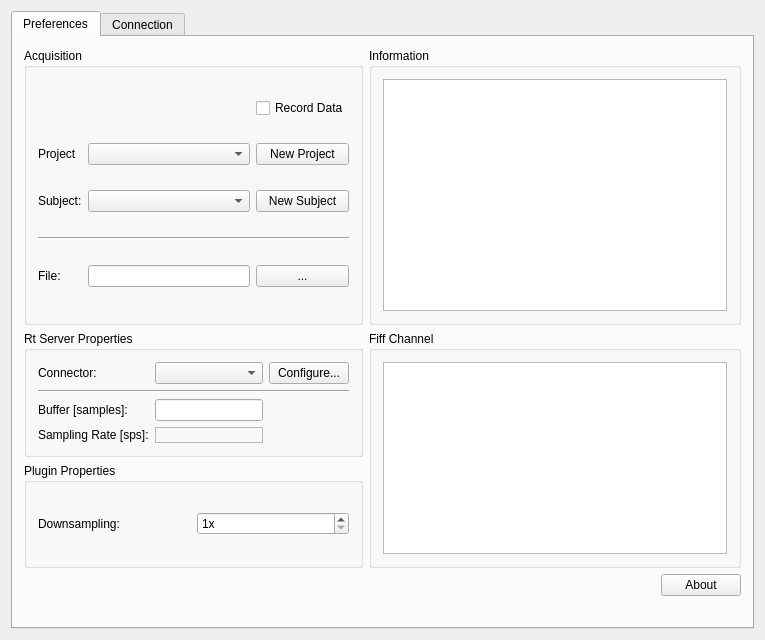
<?xml version="1.0" encoding="UTF-8"?>
<ui version="4.0">
 <class>NeuromagSetupWidgetClass</class>
 <widget class="QWidget" name="NeuromagSetupWidgetClass">
  <property name="geometry">
   <rect>
    <x>0</x>
    <y>0</y>
    <width>765</width>
    <height>640</height>
   </rect>
  </property>
  <property name="windowTitle">
   <string>RTServerSetupClass</string>
  </property>
  <layout class="QVBoxLayout" name="verticalLayout">
   <item>
    <widget class="QTabWidget" name="tabWidget">
     <property name="currentIndex">
      <number>0</number>
     </property>
     <widget class="QWidget" name="tab_pref">
      <attribute name="title">
       <string>Preferences</string>
      </attribute>
      <layout class="QVBoxLayout" name="verticalLayout_2">
       <item>
        <layout class="QGridLayout" name="m_qGridLayout_main">
         <item row="5" column="2">
          <widget class="QPushButton" name="m_qPushButton_About">
           <property name="text">
            <string>About</string>
           </property>
          </widget>
         </item>
         <item row="5" column="1">
          <spacer name="m_qHorizontalSpacer_About">
           <property name="orientation">
            <enum>Qt::Horizontal</enum>
           </property>
           <property name="sizeHint" stdset="0">
            <size>
             <width>40</width>
             <height>20</height>
            </size>
           </property>
          </spacer>
         </item>
         <item row="4" column="0">
          <widget class="QGroupBox" name="m_qGroupBox_PluginProperties">
           <property name="sizePolicy">
            <sizepolicy hsizetype="Minimum" vsizetype="Minimum">
             <horstretch>0</horstretch>
             <verstretch>0</verstretch>
            </sizepolicy>
           </property>
           <property name="minimumSize">
            <size>
             <width>0</width>
             <height>0</height>
            </size>
           </property>
           <property name="title">
            <string>Plugin Properties</string>
           </property>
           <property name="flat">
            <bool>false</bool>
           </property>
           <layout class="QGridLayout" name="m_qGridLayout_Properties">
            <item row="1" column="0">
             <widget class="QLabel" name="m_qLabel_Downsampling">
              <property name="text">
               <string>Downsampling: </string>
              </property>
             </widget>
            </item>
            <item row="1" column="1">
             <widget class="QSpinBox" name="m_qSpinBox_Downsampling">
              <property name="sizePolicy">
               <sizepolicy hsizetype="Minimum" vsizetype="Fixed">
                <horstretch>0</horstretch>
                <verstretch>0</verstretch>
               </sizepolicy>
              </property>
              <property name="suffix">
               <string>x</string>
              </property>
              <property name="minimum">
               <number>1</number>
              </property>
              <property name="maximum">
               <number>10</number>
              </property>
             </widget>
            </item>
           </layout>
          </widget>
         </item>
         <item row="3" column="0">
          <widget class="QGroupBox" name="m_qGroupBox_MneRtClientProperties">
           <property name="title">
            <string>Rt Server Properties</string>
           </property>
           <layout class="QGridLayout" name="gridLayout">
            <item row="5" column="0">
             <widget class="QLabel" name="m_qLabel_BufferSize">
              <property name="text">
               <string>Buffer [samples]:</string>
              </property>
             </widget>
            </item>
            <item row="0" column="1">
             <widget class="QComboBox" name="m_qComboBox_Connector"/>
            </item>
            <item row="5" column="1">
             <widget class="QLineEdit" name="m_qLineEdit_BufferSize">
              <property name="text">
               <string/>
              </property>
             </widget>
            </item>
            <item row="0" column="0">
             <widget class="QLabel" name="m_qLabel_Connector">
              <property name="text">
               <string>Connector:</string>
              </property>
             </widget>
            </item>
            <item row="6" column="1">
             <widget class="QLabel" name="m_qLabel_sps">
              <property name="frameShape">
               <enum>QFrame::StyledPanel</enum>
              </property>
              <property name="text">
               <string/>
              </property>
             </widget>
            </item>
            <item row="6" column="0">
             <widget class="QLabel" name="m_qLabel_sps_description">
              <property name="sizePolicy">
               <sizepolicy hsizetype="Minimum" vsizetype="Minimum">
                <horstretch>0</horstretch>
                <verstretch>0</verstretch>
               </sizepolicy>
              </property>
              <property name="layoutDirection">
               <enum>Qt::LeftToRight</enum>
              </property>
              <property name="text">
               <string>Sampling Rate [sps]:</string>
              </property>
             </widget>
            </item>
            <item row="0" column="2">
             <widget class="QPushButton" name="m_qPushButton_Configure">
              <property name="text">
               <string>Configure...</string>
              </property>
             </widget>
            </item>
            <item row="4" column="0" colspan="3">
             <widget class="Line" name="line">
              <property name="orientation">
               <enum>Qt::Horizontal</enum>
              </property>
             </widget>
            </item>
           </layout>
          </widget>
         </item>
         <item row="0" column="0" rowspan="3">
          <widget class="QGroupBox" name="m_qGroupBox_Acquisition">
           <property name="title">
            <string>Acquisition</string>
           </property>
           <layout class="QGridLayout" name="gridLayout">
            <item row="6" column="2">
             <widget class="QPushButton" name="m_qPushButton_FiffRecordFile">
              <property name="text">
               <string>...</string>
              </property>
             </widget>
            </item>
            <item row="4" column="0" colspan="3">
             <widget class="Line" name="line_2">
              <property name="orientation">
               <enum>Qt::Horizontal</enum>
              </property>
             </widget>
            </item>
            <item row="3" column="0">
             <widget class="QLabel" name="m_qLabel_SubjectDescription">
              <property name="text">
               <string>Subject:</string>
              </property>
             </widget>
            </item>
            <item row="3" column="1">
             <widget class="QComboBox" name="m_qComboBox_SubjectSelection"/>
            </item>
            <item row="3" column="2">
             <widget class="QPushButton" name="m_qPushButton_NewSubject">
              <property name="text">
               <string>New Subject</string>
              </property>
             </widget>
            </item>
            <item row="2" column="2">
             <widget class="QPushButton" name="m_qPushButton_NewProject">
              <property name="text">
               <string>New Project</string>
              </property>
             </widget>
            </item>
            <item row="6" column="0">
             <widget class="QLabel" name="label">
              <property name="text">
               <string>File:</string>
              </property>
             </widget>
            </item>
            <item row="6" column="1">
             <widget class="QLineEdit" name="m_qLineEdit_FiffRecordFile"/>
            </item>
            <item row="2" column="1">
             <widget class="QComboBox" name="m_qComboBox_ProjectSelection"/>
            </item>
            <item row="2" column="0">
             <widget class="QLabel" name="m_qLabel_ProjectDescription">
              <property name="text">
               <string>Project</string>
              </property>
             </widget>
            </item>
            <item row="0" column="2">
             <widget class="QCheckBox" name="m_qCheckBox_RecordData">
              <property name="text">
               <string>Record Data</string>
              </property>
             </widget>
            </item>
           </layout>
          </widget>
         </item>
         <item row="0" column="1" rowspan="3" colspan="2">
          <widget class="QGroupBox" name="m_qGroupBox_Information">
           <property name="minimumSize">
            <size>
             <width>0</width>
             <height>0</height>
            </size>
           </property>
           <property name="title">
            <string>Information</string>
           </property>
           <layout class="QGridLayout" name="m_qGridLayout_Information">
            <item row="0" column="0">
             <widget class="QTextBrowser" name="m_qTextBrowser_Information"/>
            </item>
           </layout>
          </widget>
         </item>
         <item row="3" column="1" rowspan="2" colspan="2">
          <widget class="QGroupBox" name="m_qGroupBox_Channels">
           <property name="title">
            <string>Fiff Channel</string>
           </property>
           <layout class="QGridLayout" name="m_qGridLayout_Channel">
            <item row="0" column="0">
             <widget class="QColumnView" name="m_qColumnView_Channels"/>
            </item>
           </layout>
          </widget>
         </item>
        </layout>
       </item>
       <item>
        <spacer name="m_qVerticalSpacer_Headline">
         <property name="orientation">
          <enum>Qt::Vertical</enum>
         </property>
         <property name="sizeType">
          <enum>QSizePolicy::Fixed</enum>
         </property>
         <property name="sizeHint" stdset="0">
          <size>
           <width>20</width>
           <height>20</height>
          </size>
         </property>
        </spacer>
       </item>
      </layout>
     </widget>
     <widget class="QWidget" name="tab_con">
      <attribute name="title">
       <string>Connection</string>
      </attribute>
      <layout class="QVBoxLayout" name="verticalLayout_3">
       <item>
        <layout class="QGridLayout" name="gridLayout_3">
         <item row="2" column="1">
          <widget class="QGroupBox" name="m_qGroupBox_Send">
           <property name="maximumSize">
            <size>
             <width>250</width>
             <height>16777215</height>
            </size>
           </property>
           <property name="title">
            <string>Send Command Line Instruction</string>
           </property>
           <layout class="QGridLayout" name="gridLayout_6">
            <item row="0" column="0">
             <widget class="QLabel" name="m_qLabel_Instruction">
              <property name="text">
               <string>Instruction:</string>
              </property>
             </widget>
            </item>
            <item row="0" column="2">
             <widget class="QLineEdit" name="m_qLineEdit_SendCLI"/>
            </item>
            <item row="1" column="2">
             <widget class="QPushButton" name="m_qPushButton_SendCLI">
              <property name="text">
               <string>Send</string>
              </property>
             </widget>
            </item>
           </layout>
          </widget>
         </item>
         <item row="4" column="2">
          <spacer name="horizontalSpacer_3">
           <property name="orientation">
            <enum>Qt::Horizontal</enum>
           </property>
           <property name="sizeHint" stdset="0">
            <size>
             <width>40</width>
             <height>20</height>
            </size>
           </property>
          </spacer>
         </item>
         <item row="1" column="1">
          <widget class="QGroupBox" name="m_qGroupBox_rtServerInfo">
           <property name="maximumSize">
            <size>
             <width>250</width>
             <height>16777215</height>
            </size>
           </property>
           <property name="title">
            <string>Host (mne_rt_server) Information</string>
           </property>
           <layout class="QGridLayout" name="gridLayout_5">
            <item row="1" column="0">
             <widget class="QLabel" name="m_qLabel_Ip">
              <property name="text">
               <string>IP Address:</string>
              </property>
             </widget>
            </item>
            <item row="0" column="0">
             <widget class="QLabel" name="m_qLabel_ConnectionStatusDescr">
              <property name="text">
               <string>Status:</string>
              </property>
             </widget>
            </item>
            <item row="2" column="1">
             <widget class="QPushButton" name="m_qPushButton_Connect">
              <property name="text">
               <string>Connect</string>
              </property>
             </widget>
            </item>
            <item row="1" column="1">
             <widget class="QLineEdit" name="m_qLineEdit_Ip"/>
            </item>
            <item row="0" column="1">
             <widget class="QLabel" name="m_qLabel_ConnectionStatus">
              <property name="frameShape">
               <enum>QFrame::StyledPanel</enum>
              </property>
              <property name="frameShadow">
               <enum>QFrame::Plain</enum>
              </property>
              <property name="text">
               <string>not Connected</string>
              </property>
             </widget>
            </item>
           </layout>
          </widget>
         </item>
         <item row="1" column="2" rowspan="3">
          <widget class="QGroupBox" name="m_qGroupBox_log">
           <property name="title">
            <string>Log</string>
           </property>
           <layout class="QGridLayout" name="gridLayout_4">
            <item row="0" column="0" rowspan="2">
             <widget class="QTextBrowser" name="m_qTextBrowser_ServerMessage"/>
            </item>
           </layout>
          </widget>
         </item>
         <item row="3" column="1" rowspan="2">
          <spacer name="verticalSpacer">
           <property name="orientation">
            <enum>Qt::Vertical</enum>
           </property>
           <property name="sizeType">
            <enum>QSizePolicy::Expanding</enum>
           </property>
           <property name="sizeHint" stdset="0">
            <size>
             <width>20</width>
             <height>30</height>
            </size>
           </property>
          </spacer>
         </item>
        </layout>
       </item>
      </layout>
     </widget>
    </widget>
   </item>
  </layout>
 </widget>
 <layoutdefault spacing="6" margin="11"/>
 <resources/>
 <connections/>
</ui>
